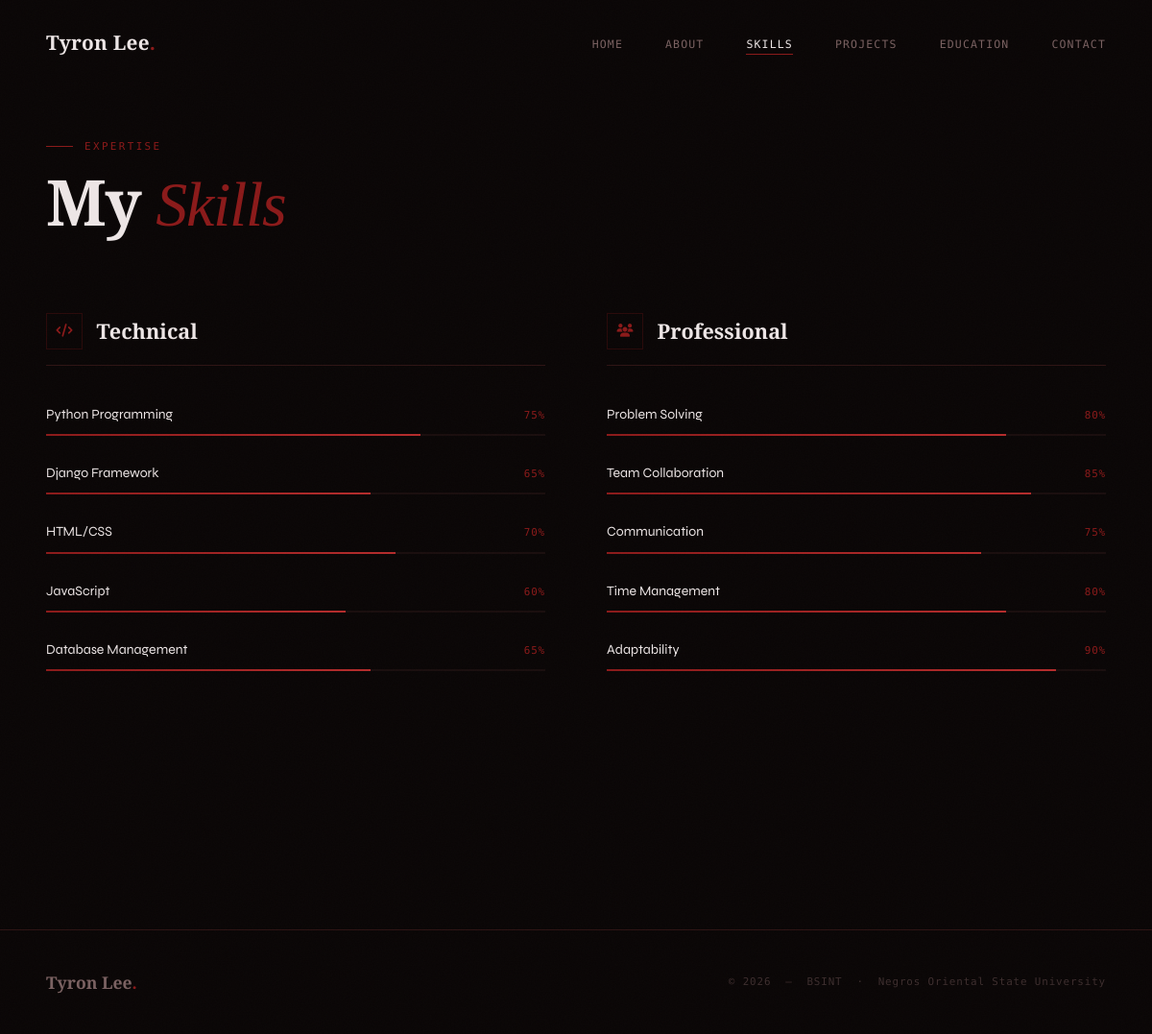
Page /skills/ on the earlier database version.
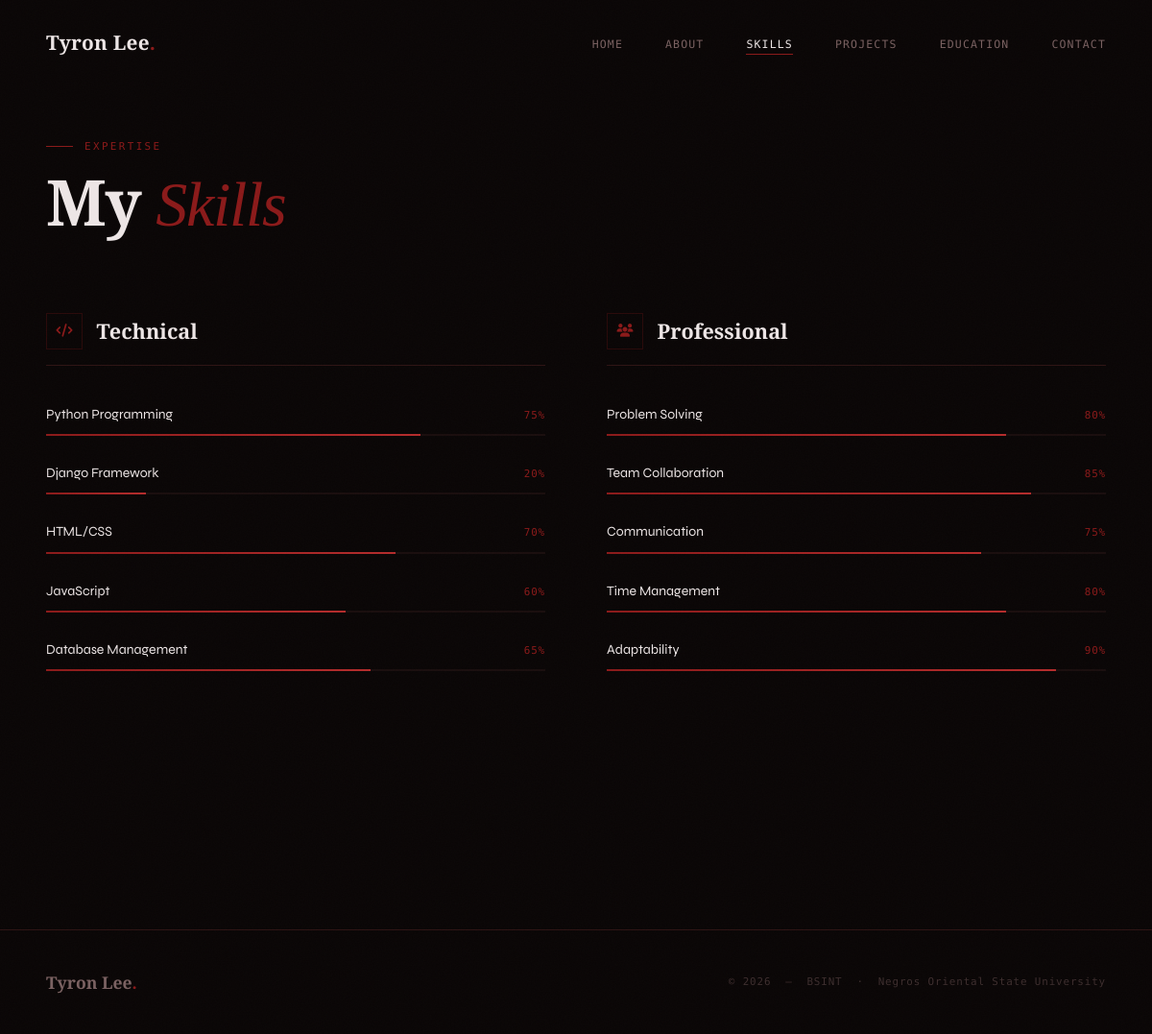
Same page on the later database version.
### projectMidterm/models.py (models this page shows, shortened)
class Skill(models.Model):
    SKILL_CATEGORIES = [
        ('technical', 'Technical Skills'),
        ('professional', 'Professional Skills'),
    ]
    name = models.CharField(max_length=100)
    category = models.CharField(max_length=20, choices=SKILL_CATEGORIES, default='technical')
    proficiency = models.IntegerField(help_text='Proficiency level (1-100)', default=50)
    order = models.IntegerField(default=0)
    class Meta:
        ordering = ['order', 'name']

### projectMidterm/views.py (the view)
# urls.py: path('skills/', views.skills, name='skills'),
def skills(request):
    technical_skills = Skill.objects.filter(category='technical')
    professional_skills = Skill.objects.filter(category='professional')
    context = {
        'technical_skills': technical_skills,
        'professional_skills': professional_skills,
        'active_page': 'skills',
    }
    return render(request, 'projectMidterm/skills.html', context)

### projectMidterm/templates/projectMidterm/skills.html (shortened to what this page needs)
{% extends 'projectMidterm/base.html' %}
{% load static %}
{% block content %}
<section class="skills-page">
  <div class="skills-header">
    <div class="sec-label">Expertise</div>
    <h1 class="skills-headline">My <em>Skills</em></h1>
  </div>
  <div class="skills-cols">
    {% if technical_skills %}
    <div class="skills-col reveal">
      <div class="skills-col-head">
        <div class="col-icon"><i class="fas fa-code"></i></div>
        <h2 class="col-title">Technical</h2>
      </div>
      {% for skill in technical_skills %}
      <div class="skill-entry">
        <div class="skill-row">
          <span class="skill-name">{{ skill.name }}</span>
          <span class="skill-pct">{{ skill.proficiency }}%</span>
        </div>
        <div class="bar-track">
          <div class="bar-fill" style="--w: {{ skill.proficiency }}%"></div>
        </div>
      </div>
      {% endfor %}
    </div>
    {% endif %}
    {% if professional_skills %}
    <div class="skills-col reveal reveal-delay-2">
      <div class="skills-col-head">
        <div class="col-icon"><i class="fas fa-users"></i></div>
        <h2 class="col-title">Professional</h2>
      </div>
      {% for skill in professional_skills %}
      <div class="skill-entry">
        <div class="skill-row">
          <span class="skill-name">{{ skill.name }}</span>
          <span class="skill-pct">{{ skill.proficiency }}%</span>
        </div>
        <div class="bar-track">
          <div class="bar-fill" style="--w: {{ skill.proficiency }}%"></div>
        </div>
      </div>
      {% endfor %}
    </div>
    {% endif %}
  </div>
</section>
{% endblock %}

Differences in the rows shown:
changed Skill "Django Framework": proficiency "65" → "20"
